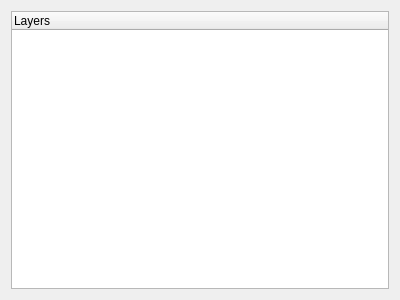
<?xml version="1.0" encoding="UTF-8"?>
<ui version="4.0">
 <class>OpsList</class>
 <widget class="QWidget" name="OpsList">
  <property name="geometry">
   <rect>
    <x>0</x>
    <y>0</y>
    <width>400</width>
    <height>300</height>
   </rect>
  </property>
  <property name="windowTitle">
   <string>Form</string>
  </property>
  <layout class="QGridLayout" name="gridLayout">
   <item row="0" column="0">
    <widget class="QTreeWidget" name="treeWidget">
     <property name="rootIsDecorated">
      <bool>false</bool>
     </property>
     <column>
      <property name="text">
       <string>Layers</string>
      </property>
     </column>
    </widget>
   </item>
  </layout>
 </widget>
 <resources/>
 <connections/>
</ui>
